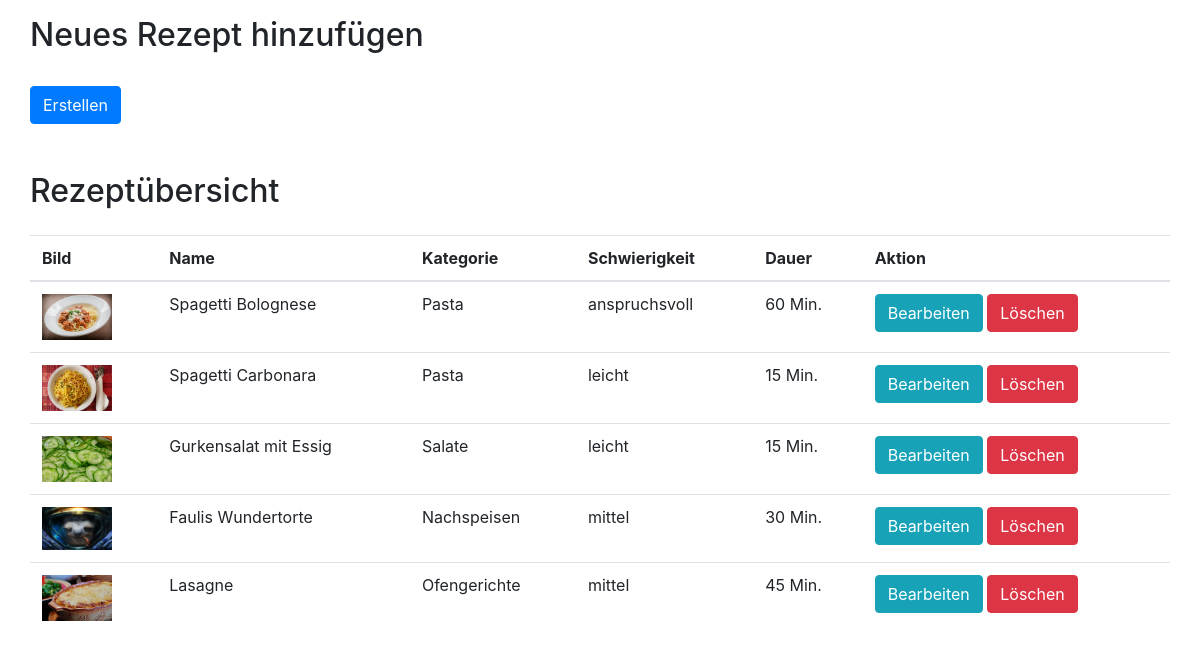
The page / on the database its author committed.
### tables this page shows
CREATE TABLE IF NOT EXISTS `produkte` (
  `ProduktID` int(10) unsigned NOT NULL AUTO_INCREMENT,
  `Produktbezeichnung` varchar(100) NOT NULL,
  `Produktpreis` decimal(10,2) NOT NULL,
  `Produktbeschreibung` varchar(500) NOT NULL,
  `Aenderungsdatum` timestamp NOT NULL DEFAULT CURRENT_TIMESTAMP ON UPDATE CURRENT_TIMESTAMP,
  `ProduktSchwierigkeitsgrad` varchar(50) NOT NULL,
  `ProduktKategorie` varchar(50) NOT NULL,
  `ProduktDauer` varchar(10) DEFAULT NULL,
  `ProduktURL` varchar(100) NOT NULL DEFAULT '',
  PRIMARY KEY (`ProduktID`)
);

CREATE TABLE IF NOT EXISTS `rezept_bilder` (
  `RezeptBildID` int(10) unsigned NOT NULL AUTO_INCREMENT,
  `RezeptBildName` varchar(255) NOT NULL DEFAULT '0',
  `RezeptBildVerzeichnis` varchar(255) NOT NULL DEFAULT '0',
  PRIMARY KEY (`RezeptBildID`)
);

### index.php (the view, shortened to what this page needs)
<html>
<head>
    <link rel="stylesheet" href="https://stackpath.bootstrapcdn.com/bootstrap/4.3.1/css/bootstrap.min.css">
</head>
<body>
    <?php require_once 'aufgaben.php'; ?>
    <div class="container">
        <?php
        $mysqli = new mysqli('localhost', 'root', '', 'test') or die(mysql_error($mysqli));
        $result = $mysqli->query("SELECT * FROM produkte INNER JOIN rezept_bilder ON ProduktID = RezeptBildID") or die($mysqli->error);
        ?>
        <div class="row mt-3">
            <h2>Neues Rezept hinzufügen</h2>
        </div>
        <div class="row">
            <table class="table">
                <div class="form-group mt-4">
                    <a href="neues-rezept.php" class="btn btn-primary" title="Erstellen">Erstellen</a>
                </div>
            </table>
        </div>
        <div class="row mt-3">
            <form action="aufgaben.php" method="GET">
                <h2>Rezeptübersicht</h2>
        </div>
        <div class="row justify-content-center">
            <table class="table">
                <thead>
                    <tr>
                        <th>Bild</th>
                        <th>Name</th>
                        <th>Kategorie</th>
                        <th>Schwierigkeit</th>
                        <th>Dauer</th>
                        <th colspan="2">Aktion</th>
                    </tr>
                </thead>
                <?php
                while ($row = $result->fetch_assoc()) :
                    ?>
                    <tr>
                        <td><img class="img-responsive" src="<?= $row['RezeptBildVerzeichnis'] ?>" width='70px' title="<?= $row['RezeptBildName']; ?>" alt="<?= $row['RezeptBildName']; ?>"></td>
                        <td><?php echo $row['Produktbezeichnung'] ?></td>
                        <td><?php echo $row['ProduktKategorie'] ?></td>
                        <td><?php echo $row['ProduktSchwierigkeitsgrad'] ?></td>
                        <td><?php echo $row['ProduktDauer'], ' Min.' ?></td>
                        <td>
                            <a href="rezept-bearbeiten.php?edit=<?php echo $row['ProduktID']; ?>" class="btn btn-info" title="Bearbeiten">Bearbeiten</a>
                            <a href="index.php?delete=<?php echo $row['ProduktID']; ?>" onclick="return confirm('Rezept <?php echo $row['Produktbezeichnung']; ?> wirklich löschen?'); " class="btn btn-danger" title="Löschen">Löschen</a>
                        </td>
                    </tr>
                <?php endwhile; ?>
            </table>
        </div>
    </div>
</body>
</html>

### rows shown on the page
produkte: rezept_bilder.RezeptBildVerzeichnis (picture), Produktbezeichnung "Spagetti Bolognese", ProduktKategorie "Pasta", ProduktSchwierigkeitsgrad "anspruchsvoll", ProduktDauer "60"
produkte: rezept_bilder.RezeptBildVerzeichnis (picture), Produktbezeichnung "Spagetti Carbonara", ProduktKategorie "Pasta", ProduktSchwierigkeitsgrad "leicht", ProduktDauer "15"
produkte: rezept_bilder.RezeptBildVerzeichnis (picture), Produktbezeichnung "Gurkensalat mit Essig", ProduktKategorie "Salate", ProduktSchwierigkeitsgrad "leicht", ProduktDauer "15"
produkte: rezept_bilder.RezeptBildVerzeichnis (picture), Produktbezeichnung "Faulis Wundertorte", ProduktKategorie "Nachspeisen", ProduktSchwierigkeitsgrad "mittel", ProduktDauer "30"
produkte: rezept_bilder.RezeptBildVerzeichnis (picture), Produktbezeichnung "Lasagne", ProduktKategorie "Ofengerichte", ProduktSchwierigkeitsgrad "mittel", ProduktDauer "45"
